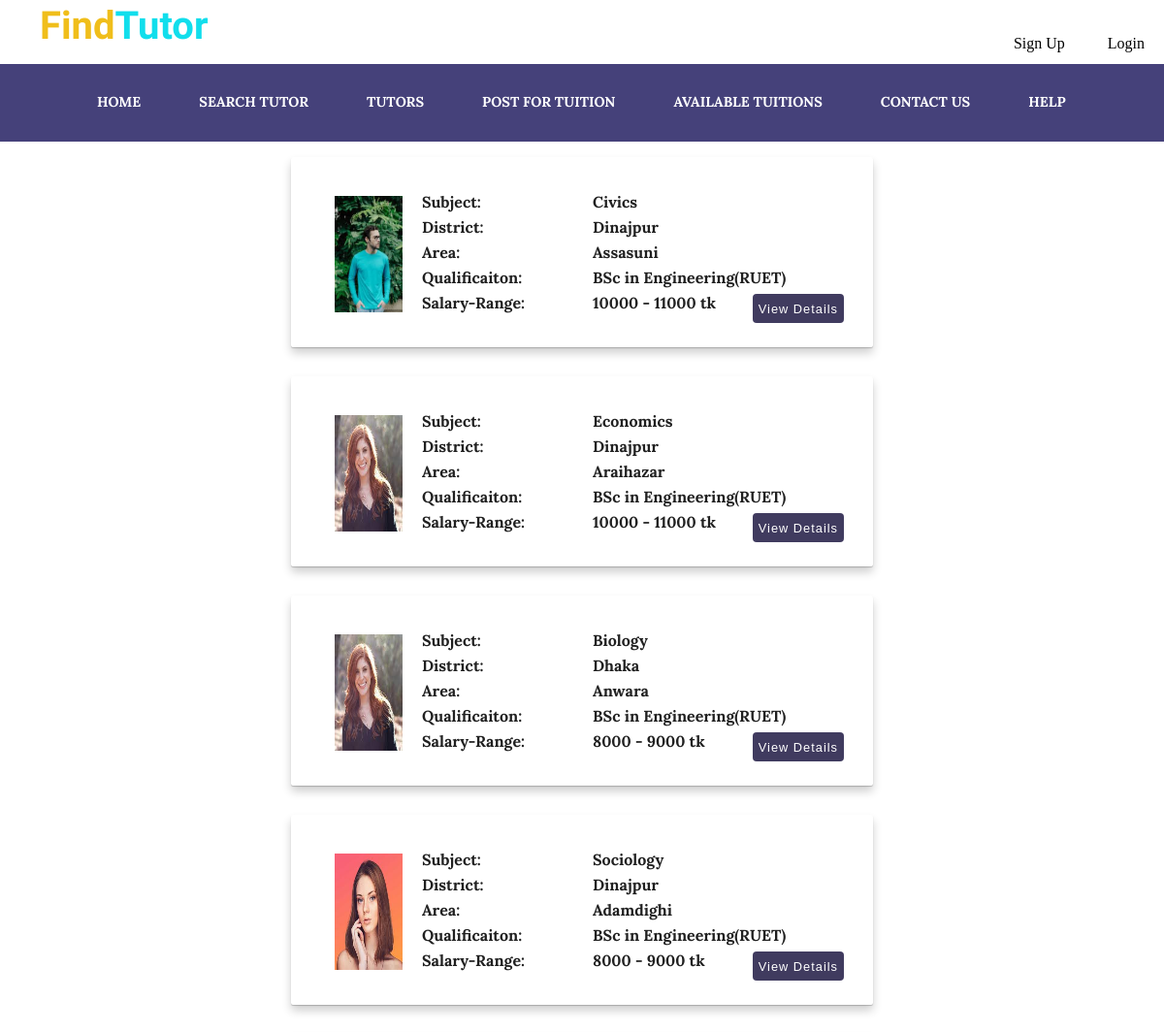
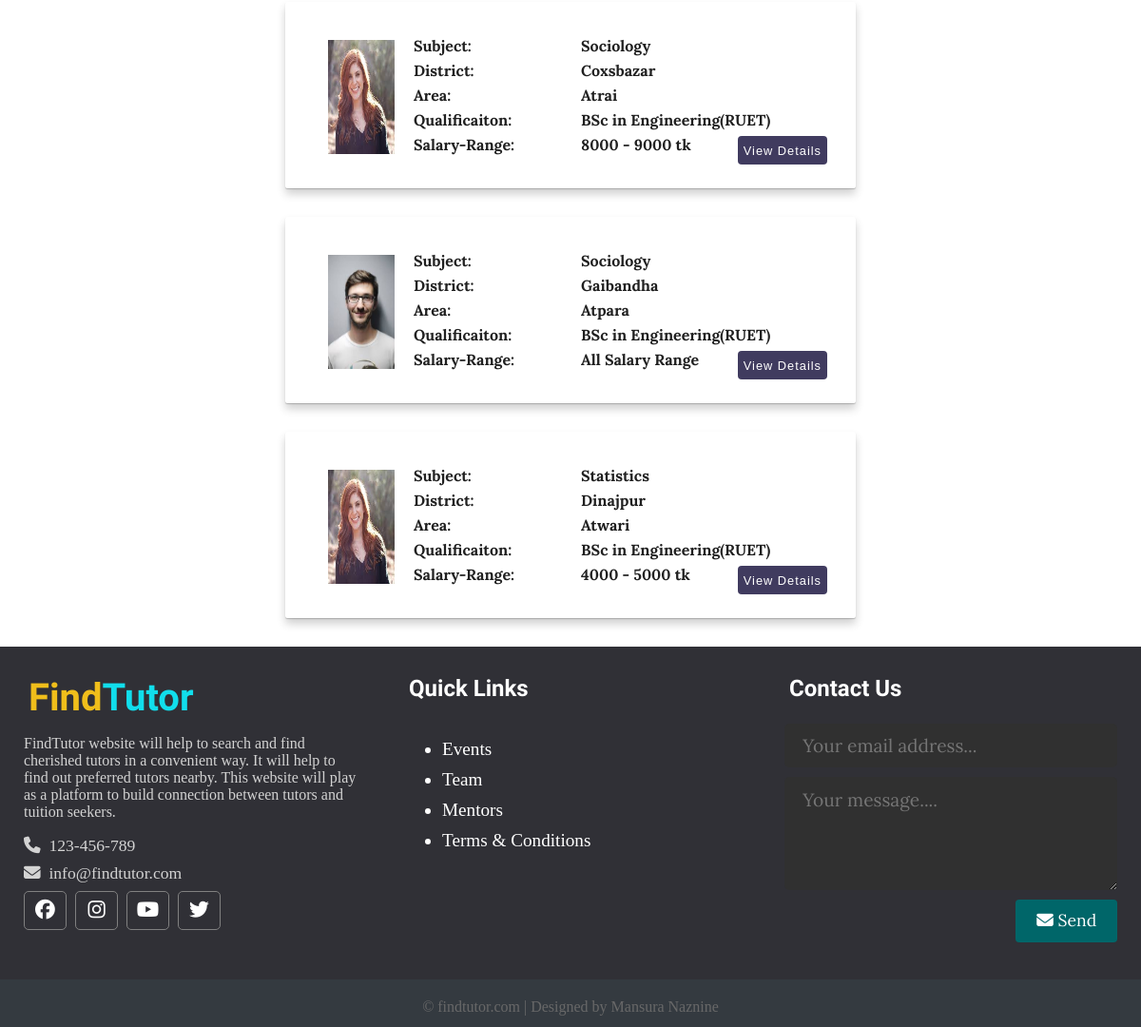
Page /FindTutor/tutors.php on the committed database (2 pictures, top to bottom).
### tables this page shows
CREATE TABLE `tutors` (
  `id` int(10) DEFAULT NULL,
  `qualification` varchar(255) DEFAULT NULL,
  `subject` varchar(255) DEFAULT NULL,
  `class` varchar(255) DEFAULT NULL,
  `medium` varchar(255) DEFAULT NULL,
  `salary` varchar(25) DEFAULT NULL,
  `gender` varchar(25) DEFAULT NULL,
  `experience` varchar(255) DEFAULT NULL,
  `hour` varchar(255) DEFAULT NULL
);

CREATE TABLE `users` (
  `id` int(11) NOT NULL,
  `email` varchar(255) DEFAULT NULL,
  `username` varchar(255) DEFAULT NULL,
  `password` varchar(255) DEFAULT NULL,
  `tutor` tinyint(4) DEFAULT NULL,
  `img` varchar(255) DEFAULT NULL,
  `district` varchar(255) DEFAULT NULL,
  `area` varchar(255) DEFAULT NULL,
  `phone` int(15) DEFAULT NULL
);

### FindTutor/app/database/db.php (called while the page is built, shortened)
<?php
require('connect.php');
function getAvailableTutors()
{
    global $conn;
    $sql = "SELECT * FROM tutors";
    $stmt = $conn->prepare($sql);
    $stmt->execute();
    $records = $stmt->get_result()->fetch_all(MYSQLI_ASSOC);
    return $records;
}
function getAvailableTutorsUserInfo($id)
{
    global $conn;
    $sql = "SELECT * FROM users WHERE id=$id";
    $sql = $sql . " LIMIT 1";
    $stmt = $conn->prepare($sql);
    $stmt->execute();
    $records = $stmt->get_result()->fetch_all(MYSQLI_ASSOC);
    return $records;
}

### FindTutor/tutors.php (the view, shortened to what this page needs)
<?php
include(ROOT_PATH . "/app/database/db.php");
$tutors = getAvailableTutors();
?>
<!DOCTYPE html>
<html lang="en">
<head>
    <link rel="stylesheet" href="assets/css/style.css">
</head>
<body>
<?php include(ROOT_PATH . "/app/includes/header.php"); ?>
      <div class="page-wrapper">
      <?php foreach ($tutors as $tutor): ?>
       <?php $tutor_basic_info = getAvailableTutorsUserInfo($tutor['id']);
       ?>
          <div class="container">
            <form action="#">
               <div class="available-tuitions">
                  <div class="tuition-info photo">
                     <img src="<?php echo BASE_URL . '/assets/images/' . $tutor_basic_info[0]['img']; ?>" class="profile-pic" alt="" class="post-image">
                     </div>
                  <div class="tuition-info type">
                  <ul>
                      <li><p>Subject:</p></li>
                      <li><p>District:</p></li>
                      <li><p>Area:</p></li>
                      <li><p>Qualificaiton:</p></li>
                      <li><p>Salary-Range:</p></li>
                   </ul>
                   </div>
                   <div class="tuition-info data">
                     <ul>
                         <li><p><?php echo $tutor['subject']; ?></p></li>
                         <li><p><?php echo $tutor_basic_info[0]['district']; ?></p></li>
                         <li><p><?php echo $tutor_basic_info[0]['area']; ?></p></li>
                         <li><p><?php echo $tutor['qualification']; ?></p></li>
                         <li><p><?php echo $tutor['salary']; ?></p></li>
                      </ul>
                      </div>
            </div>
            <div class="button-2">
               <input type="button" onclick="document.location=' <?php echo BASE_URL . '/tutor_profile.php' . '?id='; echo $tutor['id']; ?>'" value="View Details" >
            </div>
          </form>
      </div>
      <?php endforeach; ?>
      </div>
   <?php include(ROOT_PATH . "/app/includes/footer.php"); ?>
</body>
</html>

### FindTutor/assets/css/style.css (style rules this page uses)
* { box-sizing: border-box; }
html,body { height: 100%; padding: 0px; margin: 0px; background:rgb(255, 255, 255); }
.page-wrapper { min-height: 100%; }
.container { max-width: 700px; background-color: rgb(255, 255, 255); padding: 25px 30px; border-radius: 2px; z-index: 50px; box-shadow: 0 1px 1px 0 rgba(0, 0, 0, 0.2), 0 6px 10px 0 rgba(0, 0, 0, 0.19); margin-left: 25%; margin-right:25%; width: 50%; margin-top: 30px; margin-bottom: 30px; position: relative; }
.container .button-2 { height: 30px; margin: 10px 0; right: 30px; bottom: 15px; position: absolute; }
.container .button-2 input { height: 100%; width: 100%; outline: none; color:#fff; border: none; font-size: 0.8em; font-weight: 500; border-radius: 4px; letter-spacing: 1px; background: rgb(64, 59, 95); }
.container .available-tuitions { padding: 5px; display: flex; flex-wrap: wrap; }
.container img { margin-top: 10px; margin-left: 10px; padding: 0px; width: 70px; height: 120px; }
.container .available-tuitions li { list-style: none; padding: 0px; height: 10px; margin-left: 30px; }
.container .available-tuitions li p { display: block; font-family: 'Lora', Bold; font-size: 1em; text-decoration: none; font-weight: bold; color: rgb(32, 32, 32); }
.container .type ul { margin-left: -50px; }
.type, .data { margin-top: -10px; }

### rows in the picture
tutors: users.img (picture), subject "Civics", users.district "Dinajpur", users.area "Assasuni", qualification "BSc in Engineering(RUET)", salary "10000 - 11000 tk"
tutors: users.img (picture), subject "Economics", users.district "Dinajpur", users.area "Araihazar", qualification "BSc in Engineering(RUET)", salary "10000 - 11000 tk"
tutors: users.img (picture), subject "Biology", users.district "Dhaka", users.area "Anwara", qualification "BSc in Engineering(RUET)", salary "8000 - 9000 tk"
tutors: users.img (picture), subject "Sociology", users.district "Dinajpur", users.area "Adamdighi", qualification "BSc in Engineering(RUET)", salary "8000 - 9000 tk"
tutors: users.img (picture), subject "Sociology", users.district "Coxsbazar", users.area "Atrai", qualification "BSc in Engineering(RUET)", salary "8000 - 9000 tk"
tutors: users.img (picture), subject "Sociology", users.district "Gaibandha", users.area "Atpara", qualification "BSc in Engineering(RUET)", salary "All Salary Range"
tutors: users.img (picture), subject "Statistics", users.district "Dinajpur", users.area "Atwari", qualification "BSc in Engineering(RUET)", salary "4000 - 5000 tk"
